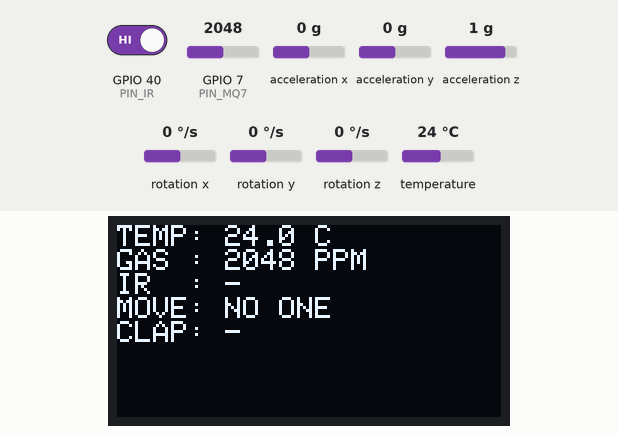
This sketch was run on a simulated ESP32-S3. On the bench: 128×64 one-colour display. The inputs (shaded band) are chosen by the test bench; at power-on: GPIO 40 (PIN_IR) HIGH, temperature 24 °C, GPIO 7 (PIN_MQ7) = 2048, acceleration x 0 g, acceleration y 0 g, acceleration z 1 g, rotation x 0 °/s, rotation y 0 °/s, rotation z 0 °/s. I2S audio is not simulated (input reads silence); what the sketch prints to the serial monitor is not drawn.

Above: at 2.0 s.
2.1 s: GPIO 40 (PIN_IR) driven LOW
At 3.2 s:
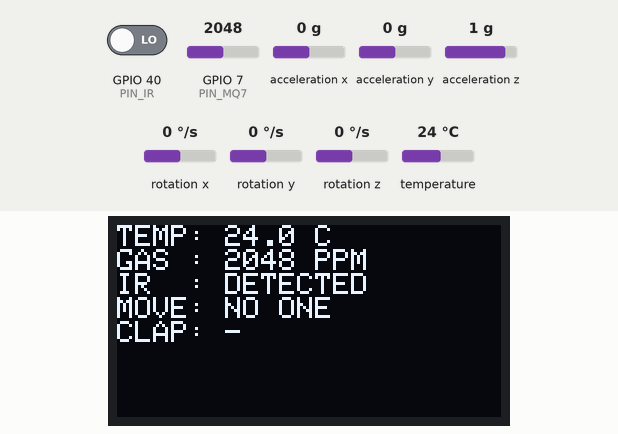
3.7 s: temperature set to 12 °C
At 4.3 s:
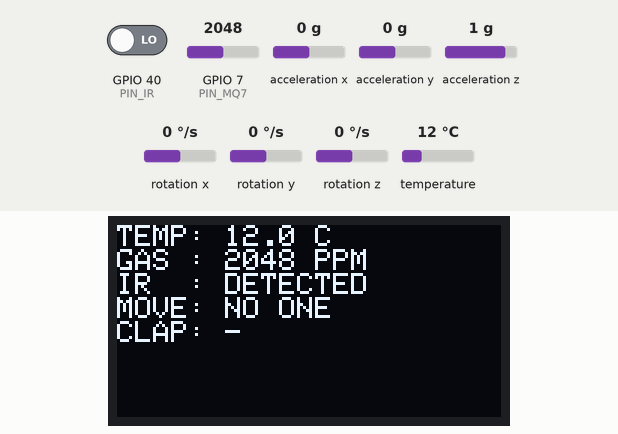
5.2 s: GPIO 7 (PIN_MQ7) set to 2866
At 6.5 s:
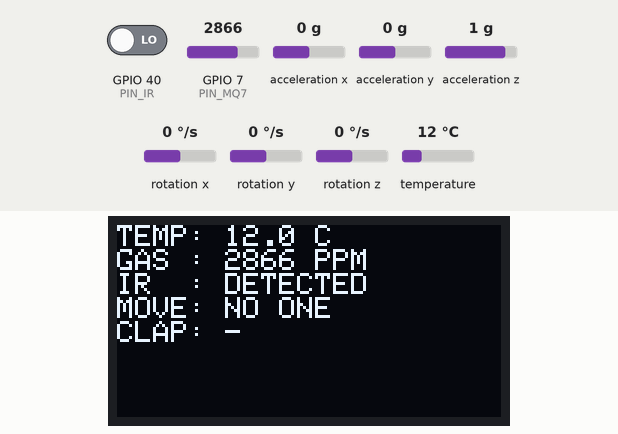
6.8 s: temperature set to 19 °C
8.4 s: GPIO 7 (PIN_MQ7) set to 3972
At 9.7 s:
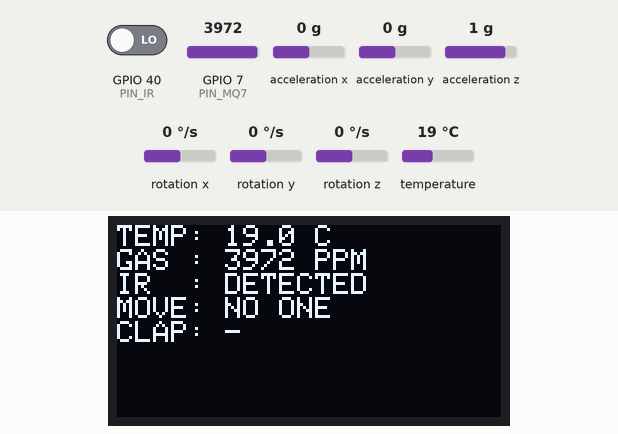
10.0 s: GPIO 40 (PIN_IR) driven HIGH
At 11.1 s:
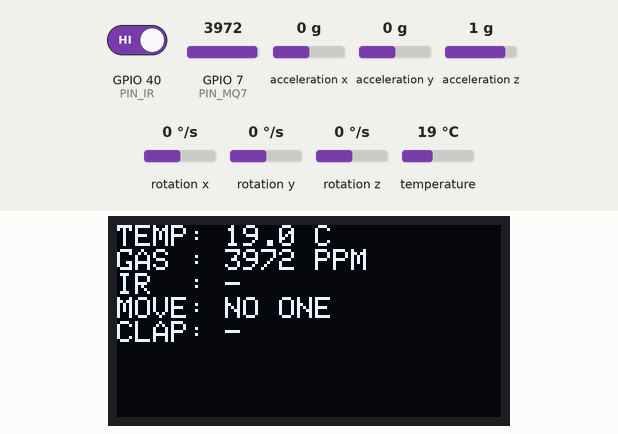
Timing chart, 0 to 12.6 s (numbered marks = the images above; inputs shaded):
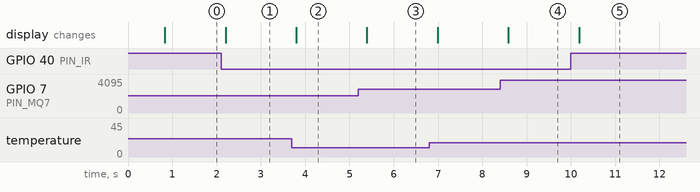

The sketch:

code.ino
```cpp
#include <Wire.h>
#include "INMP441.h"
#include "MPU6050.h"
#include "GASMQ7.h"
#include "IR.h"
#include "MMWAVE.h"
#include "OLED.h"

MyOLED     myDisplay;
MyMPU6050  myMPU;
GasSensor  myGas;
IRSensor   myIR;
MMWaveSensor myMMWave;

TaskHandle_t ClapTaskHandle = NULL;
TaskHandle_t SensorTaskHandle = NULL;

void clapDetectionTask(void *pvParameters) {
    size_t bytesRead;
    while (true) {
        i2s_read(I2S_NUM_0, soundBuffer, sizeof(soundBuffer), &bytesRead, portMAX_DELAY);
        int maxAmp = 0;
        for (int i = 0; i < (bytesRead / 2); i++) {
            int amp = abs(soundBuffer[i]);
            if (amp > maxAmp) maxAmp = amp;
        }

        unsigned long now = millis();
        if (maxAmp > CLAP_THRESHOLD && (now - lastClapTime > CLAP_COOLDOWN)) {
            lastClapTime = now;
            Serial.printf("[CORE 0] Detected Clap! Amp: %d\n", maxAmp);
        }
        vTaskDelay(pdMS_TO_TICKS(1));
    }
}

void sensorUpdateTask(void *pvParameters) {
    while (true) {
        myMMWave.update();

        sensors_event_t a, g, temp;
        myMPU.getReading(a, g, temp);
        int gasPPM = myGas.readRaw();
        bool irState = myIR.isTriggered();

        bool moveState = myMMWave.isTargetDetected();

        myDisplay.updateDashboard(
            temp.temperature,
            gasPPM,
            irState,
            moveState,
            (millis() - lastClapTime < 500)
        );

        vTaskDelay(pdMS_TO_TICKS(200));
    }
}
void setup() {
    Serial.begin(115200);

    Wire.begin(8, 9);

    initI2S();
    if(!myDisplay.begin()) Serial.println("OLED Failed!");
    if(!myMPU.begin())     Serial.println("MPU6050 Failed!");
    myGas.begin();
    myIR.begin();
    myMMWave.begin();

    xTaskCreatePinnedToCore(clapDetectionTask, "ClapTask", 4096, NULL, 2, &ClapTaskHandle, 0);

    xTaskCreatePinnedToCore(sensorUpdateTask, "SensorTask", 4096, NULL, 1, &SensorTaskHandle, 1);

    Serial.println("RTOS System Ready...");
}

void loop() {
    vTaskDelay(pdMS_TO_TICKS(1000));
}
```

GASMQ7.h
```cpp
#ifndef GASMQ7_H
#define GASMQ7_H

#define PIN_MQ7 7

class GasSensor {
public:
    void begin() {
        pinMode(PIN_MQ7, INPUT);
    }

    int readRaw() {
        return analogRead(PIN_MQ7);
    }

    float getPPM() {
        int raw = readRaw();
        return map(raw, 0, 4095, 0, 1000);
    }
};

#endif
```

INMP441.h
```cpp
#ifndef INMP441_H
#define INMP441_H

#include <driver/i2s.h>

#define PIN_WS    4
#define PIN_SD    5
#define PIN_CLK   6

#define CLAP_THRESHOLD 20000
#define CLAP_COOLDOWN 300
#define BUFFER_SIZE 256

static int16_t soundBuffer[BUFFER_SIZE];
static unsigned long lastClapTime = 0;

void initI2S() {
  i2s_config_t i2s_config = {
    .mode = (i2s_mode_t)(I2S_MODE_MASTER | I2S_MODE_RX),
    .sample_rate = 44100,
    .bits_per_sample = I2S_BITS_PER_SAMPLE_16BIT,
    .channel_format = I2S_CHANNEL_FMT_ONLY_RIGHT,
    .communication_format = (i2s_comm_format_t)(I2S_COMM_FORMAT_I2S | I2S_COMM_FORMAT_I2S_MSB),
    .intr_alloc_flags = ESP_INTR_FLAG_LEVEL1,
    .dma_buf_count = 4,
    .dma_buf_len = 128,
  };

  i2s_pin_config_t pin_config = {
    .bck_io_num = PIN_CLK,
    .ws_io_num = PIN_WS,
    .data_out_num = I2S_PIN_NO_CHANGE,
    .data_in_num = PIN_SD
  };

  i2s_driver_install(I2S_NUM_0, &i2s_config, 0, NULL);
  i2s_set_pin(I2S_NUM_0, &pin_config);
  i2s_set_clk(I2S_NUM_0, 44100, I2S_BITS_PER_SAMPLE_16BIT, I2S_CHANNEL_MONO);
}

#endif
```

IR.h
```cpp
#ifndef IR_H
#define IR_H

#define PIN_IR 40

class IRSensor {
public:
    void begin() {
        pinMode(PIN_IR, INPUT);
    }

    bool isTriggered() {
        return digitalRead(PIN_IR) == LOW;
    }
};

#endif
```

MMWAVE.h
```cpp
#ifndef MMWAVE_H
#define MMWAVE_H

#include <ld2410.h>

#define RADAR_RX_PIN 16
#define RADAR_TX_PIN 17

class MMWaveSensor {
private:
    ld2410 radar;

public:
    void begin() {
        Serial1.begin(256000, SERIAL_8N1, RADAR_RX_PIN, RADAR_TX_PIN);
        delay(500);
        if (radar.begin(Serial1)) {
            Serial.println(F("LD2410 Ready"));
        }
    }

    void update() {
        radar.read();
    }

    bool isTargetDetected() {
        if (radar.isConnected()) {
            if (radar.movingTargetDetected() && radar.movingTargetEnergy() > 20) {
                return true;
            }
        }
        return false;
    }
};

#endif
```

MPU6050.h
```cpp
#ifndef MPU6050_H
#define MPU6050_H

#include <Adafruit_MPU6050.h>
#include <Adafruit_Sensor.h>
#include <Wire.h>

class MyMPU6050 {
    Adafruit_MPU6050 mpu;
public:
    bool begin() {
        if (!mpu.begin(0x68, &Wire)) {
            return false;
        }
        mpu.setAccelerometerRange(MPU6050_RANGE_8_G);
        mpu.setGyroRange(MPU6050_RANGE_500_DEG);
        mpu.setFilterBandwidth(MPU6050_BAND_21_HZ);
        return true;
    }

    void getReading(sensors_event_t &a, sensors_event_t &g, sensors_event_t &temp) {
        mpu.getEvent(&a, &g, &temp);
    }
};

#endif
```

OLED.h
```cpp
#ifndef OLED_H
#define OLED_H

#include <Wire.h>
#include <Adafruit_GFX.h>
#include <Adafruit_SSD1306.h>

#define SCREEN_WIDTH 128
#define SCREEN_HEIGHT 64
#define OLED_RESET    -1

class MyOLED {
public:
    Adafruit_SSD1306 display;

    MyOLED() : display(SCREEN_WIDTH, SCREEN_HEIGHT, &Wire, OLED_RESET) {}

    bool begin() {
        if(!display.begin(SSD1306_SWITCHCAPVCC, 0x3C)) {
            return false;
        }

        display.clearDisplay();
        display.setTextColor(SSD1306_WHITE);
        display.setTextSize(1);
        display.setCursor(0,0);
        display.println("System Starting...");
        display.display();
        return true;
    }

    void updateDashboard(float temp, int gas, bool ir, bool mmwave, bool clap) {
        display.clearDisplay();
        display.setTextSize(1);
        display.setCursor(0,0);

        display.printf("TEMP: %.1f C\n", temp);
        display.printf("GAS : %d PPM\n", gas);
        display.printf("IR  : %s\n", ir ? "DETECTED" : "-");

        // ส่วนที่เน้น: แสดงสถานะการเจอคนจาก mmWave
        display.printf("MOVE: %s\n", mmwave ? "FOUND PERSON" : "NO ONE");

        display.printf("CLAP: %s\n", clap ? "YES!" : "-");

        display.display();
    }

    void clear() {
        display.clearDisplay();
        display.display();
    }
};

#endif
```

Measured:
- after the input at 2.1 s, the display: changes after 0.10 s (image 1)
- after the input at 3.7 s, the display: changes after 0.10 s (image 2)
- after the input at 5.2 s, the display: changes after 0.20 s (image 3)
- after the input at 8.4 s, the display: changes after 0.19 s (image 4)
- after the input at 10.0 s, the display: changes after 0.19 s (image 5)
